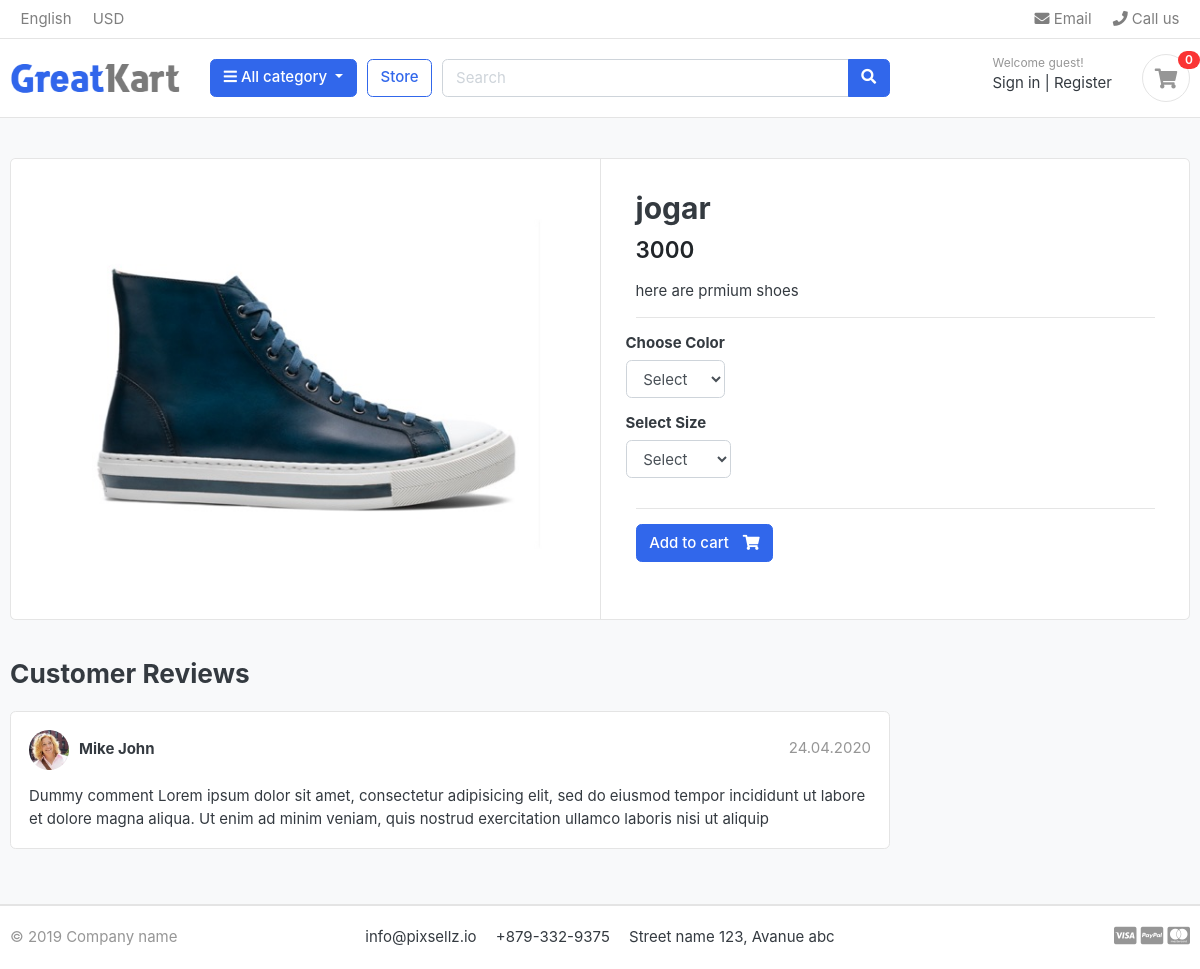
Screenshot of /store/category/shoes/jogar/ with the database file from the repository.
### store/models.py (models this page shows, shortened)
class Product(models.Model):
    product_name = models.CharField(max_length=200, unique= True)
    slug = models.SlugField(max_length=200, unique=True)
    description = models.TextField(max_length=1000, blank=True)
    price = models.IntegerField()
    images = models.ImageField(upload_to = 'photos/products')
    stock = models.IntegerField()
    is_available = models.BooleanField(default= True)
    category = models.ForeignKey(Category, on_delete=models.CASCADE)
    created_date = models.DateTimeField(auto_now_add=True)
    modified_date = models.DateTimeField(auto_now=True)

### store/views.py (the view)
# urls.py: path('category/<slug:category_slug>/<slug:product_slug>/', views.product_detail, name = 'product_detail'),
def product_detail(request, category_slug, product_slug):
    try:
        single_product = Product.objects.get(category__slug = category_slug, slug = product_slug)
        in_cart = CartItem.objects.filter(cart__cart_id = _cart_id(request), product = single_product).exists()
    except Exception as e:
        raise e
    context = {
        'single_product': single_product,
        'in_cart': in_cart,
    }
    return render(request, 'store/product_detail.html', context)

### carts/context_processors.py (called while the page is built)
def counter(request):
    cart_count = 0
    if 'admin' in request.path:
        return {}
    else:
        try:
            cart = Cart.objects.filter(cart_id=_cart_id(request))
            if request.user.is_authenticated:
                cart_items = CartItem.objects.all().filter(user=request.user)
            else:
                cart_items = CartItem.objects.all().filter(cart = cart[:1])
            for cart_item in cart_items:
                cart_count += cart_item.quantity
        except CartItem.DoesNotExist:
            cart_count = 0
    return dict(cart_count = cart_count)

### carts/views.py (called while the page is built)
def _cart_id(request):
    cart = request.session.session_key
    if not cart:
        cart = request.session.create()
    return cart

### category/context_processors.py (called while the page is built)
def menu_links(request):
    links = Category.objects.all()
    return dict(link = links)

### store/models.py (called while the page is built)
    def colors(self):
        return self.filter(variation_category='color', is_active=True)

    def sizes(self):
        return self.filter(variation_category='size', is_active=True)

### templates/store/product_detail.html (shortened to what this page needs)
{% extends 'base.html'%}
{% load static %}
{% block content %}
<section class="section-content padding-y bg">
    <div class="container">
    <div class="card">
        <div class="row no-gutters">
            <aside class="col-md-6">
    <article class="gallery-wrap">
        <div class="img-big-wrap">
          <a href="#">
            <img src="{{ single_product.images.url }}" alt="{{ single_product.product_name }}">
        </a>
                </div>
    </article>
            </aside>
            <main class="col-md-6 border-left">
    <form action="{% url 'add_cart' single_product.id %}" method = "POST">
    <article class="content-body">
    <h2 class="title">{{ single_product.product_name}}</h2>
    <div class="mb-3">
        <var class="price h4">{{ single_product.price}}</var>
    </div>
    <p>{{ single_product.description }}</p>
    <hr>
    <div class="row">
        <div class="item-option-select">
            <h6>Choose Color</h6>
            <select name="color" class="form-control" required>
                <option value="" disabled selected>Select</option>
            </select>
        </div>
    </div>
    <div class="row">
        <div class="item-option-select">
            <h6>Select Size</h6>
            <select name="size" class="form-control">
                <option value="" disabled selected>Select</option>
            </select>
        </div>
    </div>
        <hr>
        {% if single_product.stock <= 0 %}
        <h5 class="text-danger" >Out of stock</h5>
        {%else%}
        <button type="submit"  class="btn  btn-primary"> <span class="text">Add to cart</span> <i class="fas fa-shopping-cart"></i>  </button>
          {% endif %}
    </article>
  </form>
            </main>
        </div>
    </div>
    <br>
    <div class="row">
                <div class="col-md-9">
        <header class="section-heading">
            <h3>Customer Reviews </h3>
        </header>
        <article class="box mb-3">
            <div class="icontext w-100">
                <img src="{% static './images/avatars/avatar1.jpg'%}" class="img-xs icon rounded-circle">
                <div class="text">
                    <span class="date text-muted float-md-right">24.04.2020 </span>
                    <h6 class="mb-1">Mike John </h6>
                </div>
            </div>
            <div class="mt-3">
                <p>
                    Dummy comment Lorem ipsum dolor sit amet, consectetur adipisicing elit, sed do eiusmod
                    tempor incididunt ut labore et dolore magna aliqua. Ut enim ad minim veniam,
                    quis nostrud exercitation ullamco laboris nisi ut aliquip
                </p>
            </div>
        </article>
        </div>
    </div>
    </div>
    </section>
{% endblock %}

### static/css/ui.css (style rules this page uses)
html { font-family: "Inter", sans-serif; font-size: 15px; }
.content-body { flex: 1 1 auto; padding: 2rem 2.3rem; }
.img-xs, .img-sm, .img-md, .img-lg { -o-object-fit: cover; object-fit: cover; flex-shrink: 0; flex-grow: 0; }
.img-xs { width: 40px; height: 40px; }
.padding-y { padding-top: 40px; padding-bottom: 40px; }
var { font-style: normal; }
article:after, .form-group:after { display: block; clear: both; content: ""; }
.bg { background-color: #f8f9fa; }
.section-heading { margin-bottom: 20px; margin-top: 15px; }
p:last-child { margin-bottom: 0; }
.btn .text + i { margin-left: 10px; }
.icontext { display: inline-flex; align-items: center; vertical-align: middle; }
.icontext .text { width: 100%; line-height: 1.2; }
.icontext .icon { position: relative; margin-right: 10px; flex-shrink: 0; flex-grow: 0; }
.price { font-weight: 600; color: #212529; }
.box { padding: 18px; background: #fff; border-radius: 0.37rem; border: 1px solid #e4e4e4; }
.box img { max-width: 100%; }
.gallery-wrap .img-big-wrap { margin-bottom: 10px; border-radius: 0.37rem; overflow: hidden; background-color: #fff; }
.gallery-wrap .img-big-wrap a { text-align: center; display: block; }
.gallery-wrap .img-big-wrap img { height: 450px; width: auto; display: inline-block; }
.item-option-select { margin-bottom: 1rem; display: inline-block; margin-right: 15px; }

### rows the page displays
Product: images (picture), product_name "jogar", price "3000", description "here are prmium shoes"

### other values shown
{{ cart_count }} "0"
